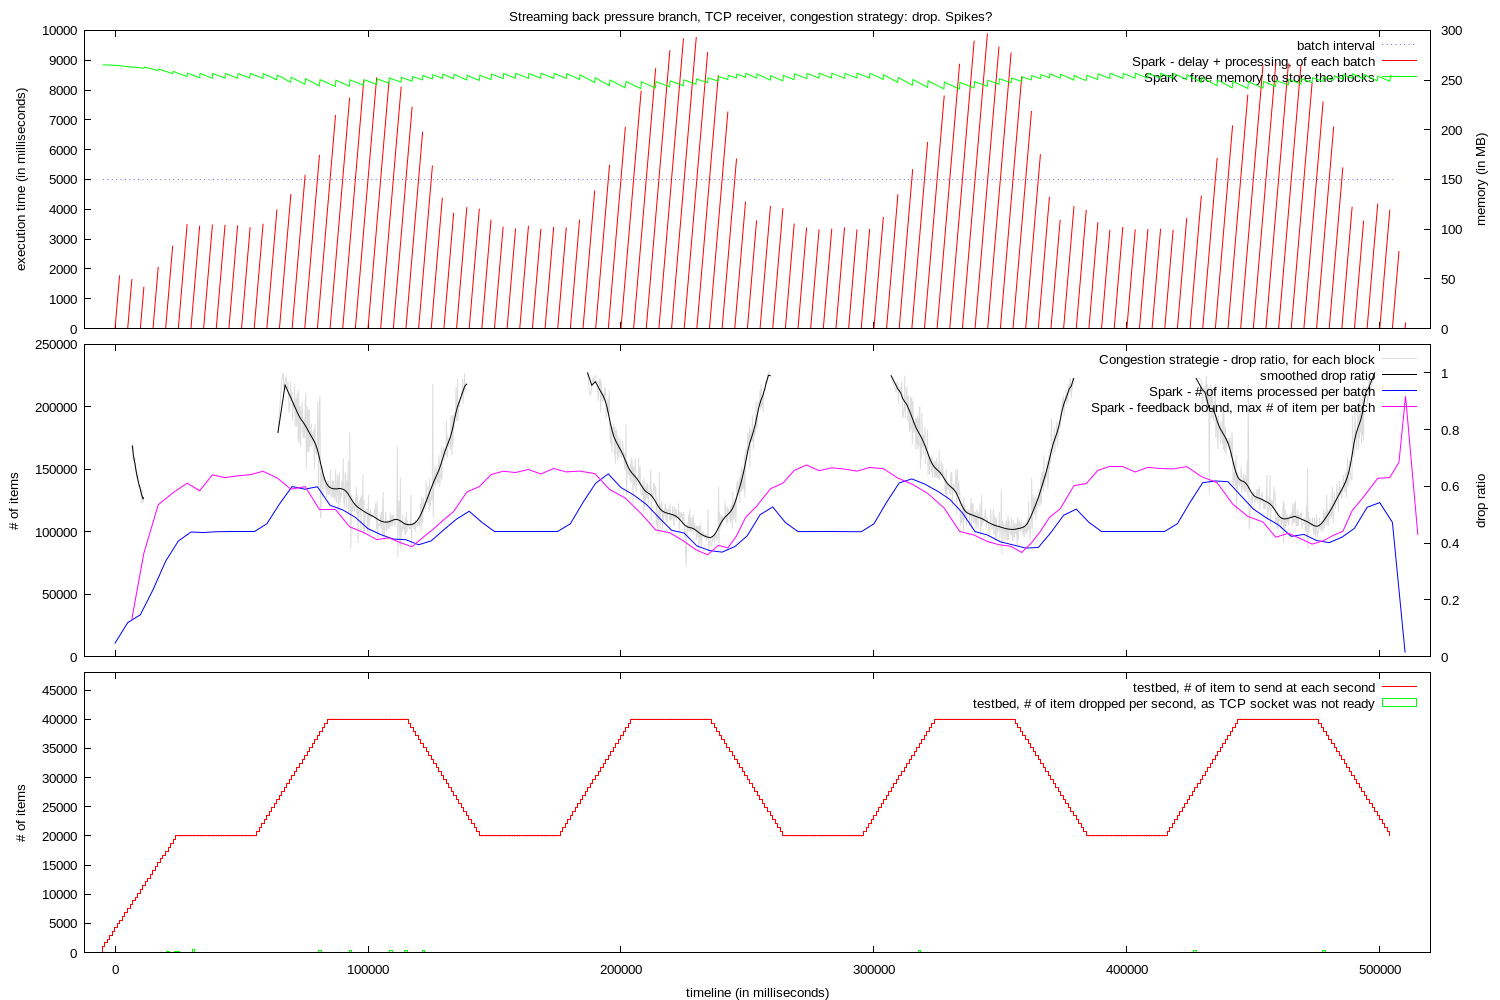

Write the gnuplot code that produced this figure.

set y2range [0:]
set y2tics
set yrange [0:]
set lmargin 12
set rmargin 10

set style arrow 1 nohead ls 1
set ytics nomirror

set terminal pngcairo dashed enhanced font "arial,10" fontscale 1.0 size 1500,1000
set output "graph.png"

set multiplot layout 3, 1 title "Streaming back pressure branch, TCP receiver, congestion strategy: drop. Spikes?"

set xrange [ -12083 : 520037 ]
set xtics format " "
set bmargin 1
set ylabel "execution time (in milliseconds)"
set y2label "memory (in MB)"

plot "memory.log" using 1:(5000) with line lt 0 lc 3 title "batch interval", \
  "execution.log" using 2:(0):($1-$2):($1-$2) with vector title "Spark - delay + processing, of each batch" arrowstyle 1, \
  "memory.log" using 1:($2/1024) axes x1y2 with lines title "Spark - free memory to store the blocks" lt 1 lc 2
 


set tmargin 0
set ylabel "# of items"
set y2label "drop ratio"
set y2range [ 0 : 1.1 ]

plot "ratio.log" using 1:2 axes x1y2 with lines title "Congestion strategie - drop ratio, for each block" lt 1 lc rgb "#DDDDDD", \
  "ratio.log" u 1:2 axes x1y2 smooth bezier title "smoothed drop ratio" lt 1 lc "black", \
"execution.log" using 2:4 with line title "Spark - # of items processed per batch" lt 1 lc 3, \
  "feedback.log" using 1:($2 * 25) with lines title "Spark - feedback bound, max # of item per batch" lt 1 lc 4


set xlabel "timeline (in milliseconds)"


set xtics format "%g"
set bmargin 3
set ylabel "# of items"
unset y2label
unset y2tics
unset y2range


set yrange [ 0 : 48000 ]
set y2range [ 0 : 720 ]

set boxwidth 1000

plot "tick.log" using 1:2 with steps title "testbed, # of item to send at each second" lt 1 lc 1, \
  "droppedValuesPerSecond.log" using 1:2 with boxes title "testbed, # of item dropped per second, as TCP socket was not ready" lt 1 lc 2


unset multiplot
